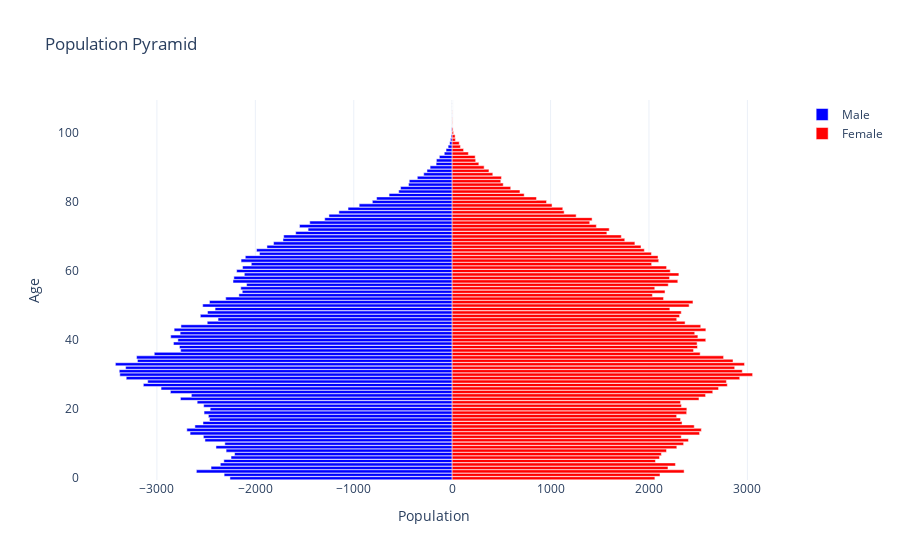

Here is the notebook cell this chart was saved with:
### Code cell
frame = (
    df.melt(id_vars=['Sex','Age'],var_name='Year',value_name='Population')
    .query('Age != "Total" & Sex != \'Total\' & Sex != \'Non-binary/Other\'')
    .assign(Age=lambda s: s.Age.str.replace(r'\syears?','',regex=True).replace('Under 1','0').astype(int),
            Year=lambda s: s.Year.astype(int),
            Population=lambda s: s.Population.replace('..','0').astype(int)
            )
    .query('Year == 2024')    
)

# Pivot for plotting
df_male = frame[frame['Sex'] == 'Males'].copy()
df_female = frame[frame['Sex'] == 'Females'].copy()
df_male['Population'] *= -1  # Invert male values for pyramid shape

# Sort ages from youngest to oldest
age_categories = sorted(frame['Age'].unique())

fig = go.Figure()

fig.add_trace(go.Bar(
    y=df_male['Age'],
    x=df_male['Population'],
    orientation='h',
    name='Male',
    marker_color='blue'
))

fig.add_trace(go.Bar(
    y=df_female['Age'],
    x=df_female['Population'],
    orientation='h',
    name='Female',
    marker_color='red'
))

fig.update_layout(
    title='Population Pyramid',
    xaxis=dict(title='Population'),
    yaxis=dict(title='Age', categoryorder='category ascending'),
    barmode='overlay',
    bargap=0.1,
    template='plotly_white'
)

fig.show()

### Figure 1 — Plotly figure (JSON) as saved in the notebook; plotly's stock layout.template omitted (floating-point values rounded to 4 significant figures)
{"data": [{"marker": {"color": "blue"}, "name": "Male", "orientation": "h", "type": "bar", "x": [-2258, -2317, -2599, -2450, -2356, -2320, -2247, -2211, -2297, -2400, -2310, -2512, -2528, -2663, -2696, -2614, -2532, -2466, -2477, -2521, -2459, -2525, -2591, -2761, -2650, -2863, -2958, -3138, -3094, -3312, -3377, -3383, -3318, -3422, -3198, -3207, -3027, -2759, -2771, -2832, -2787, -2860, -2764, -2825, -2756, -2489, -2379, -2559, -2486, -2409, -2535, -2466, -2301, -2167, -2133, -2148, -2089, -2227, -2218, -2112, -2190, -2130, -2041, -2145, -2102, -1958, -1988, -1882, -1815, -1719, -1712, -1590, -1464, -1551, -1447, -1295, -1252, -1151, -1058, -945, -811, -768, -641, -543, -524, -443, -436, -354, -289, -256, -224, -163, -160, -130, -80, -62, -41, -25, -17, -11, -3, -6, 0, 0, 0, -1, 0, 0, 0, 0], "y": [0, 1, 2, 3, 4, 5, 6, 7, 8, 9, 10, 11, 12, 13, 14, 15, 16, 17, 18, 19, 20, 21, 22, 23, 24, 25, 26, 27, 28, 29, 30, 31, 32, 33, 34, 35, 36, 37, 38, 39, 40, 41, 42, 43, 44, 45, 46, 47, 48, 49, 50, 51, 52, 53, 54, 55, 56, 57, 58, 59, 60, 61, 62, 63, 64, 65, 66, 67, 68, 69, 70, 71, 72, 73, 74, 75, 76, 77, 78, 79, 80, 81, 82, 83, 84, 85, 86, 87, 88, 89, 90, 91, 92, 93, 94, 95, 96, 97, 98, 99, 100, 101, 102, 103, 104, 105, 106, 107, 108, 109]}, {"marker": {"color": "red"}, "name": "Female", "orientation": "h", "type": "bar", "x": [2060, 2112, 2357, 2193, 2269, 2066, 2107, 2126, 2178, 2283, 2352, 2401, 2328, 2514, 2532, 2460, 2336, 2321, 2281, 2383, 2385, 2330, 2321, 2508, 2575, 2648, 2707, 2796, 2787, 2922, 3053, 2948, 2871, 2971, 2854, 2758, 2520, 2453, 2493, 2489, 2577, 2497, 2465, 2578, 2526, 2367, 2282, 2311, 2328, 2212, 2408, 2447, 2148, 2035, 2163, 2059, 2196, 2293, 2209, 2304, 2216, 2179, 2027, 2099, 2092, 2025, 1953, 1919, 1857, 1754, 1719, 1572, 1596, 1465, 1398, 1422, 1260, 1138, 1124, 1015, 959, 857, 732, 689, 595, 519, 494, 501, 413, 374, 325, 271, 239, 234, 165, 116, 84, 72, 33, 30, 14, 9, 1, 3, 2, 0, 1, 0, 0, 0], "y": [0, 1, 2, 3, 4, 5, 6, 7, 8, 9, 10, 11, 12, 13, 14, 15, 16, 17, 18, 19, 20, 21, 22, 23, 24, 25, 26, 27, 28, 29, 30, 31, 32, 33, 34, 35, 36, 37, 38, 39, 40, 41, 42, 43, 44, 45, 46, 47, 48, 49, 50, 51, 52, 53, 54, 55, 56, 57, 58, 59, 60, 61, 62, 63, 64, 65, 66, 67, 68, 69, 70, 71, 72, 73, 74, 75, 76, 77, 78, 79, 80, 81, 82, 83, 84, 85, 86, 87, 88, 89, 90, 91, 92, 93, 94, 95, 96, 97, 98, 99, 100, 101, 102, 103, 104, 105, 106, 107, 108, 109]}], "layout": {"bargap": 0.1, "barmode": "overlay", "title": {"text": "Population Pyramid"}, "xaxis": {"title": {"text": "Population"}}, "yaxis": {"categoryorder": "category ascending", "title": {"text": "Age"}}}}
